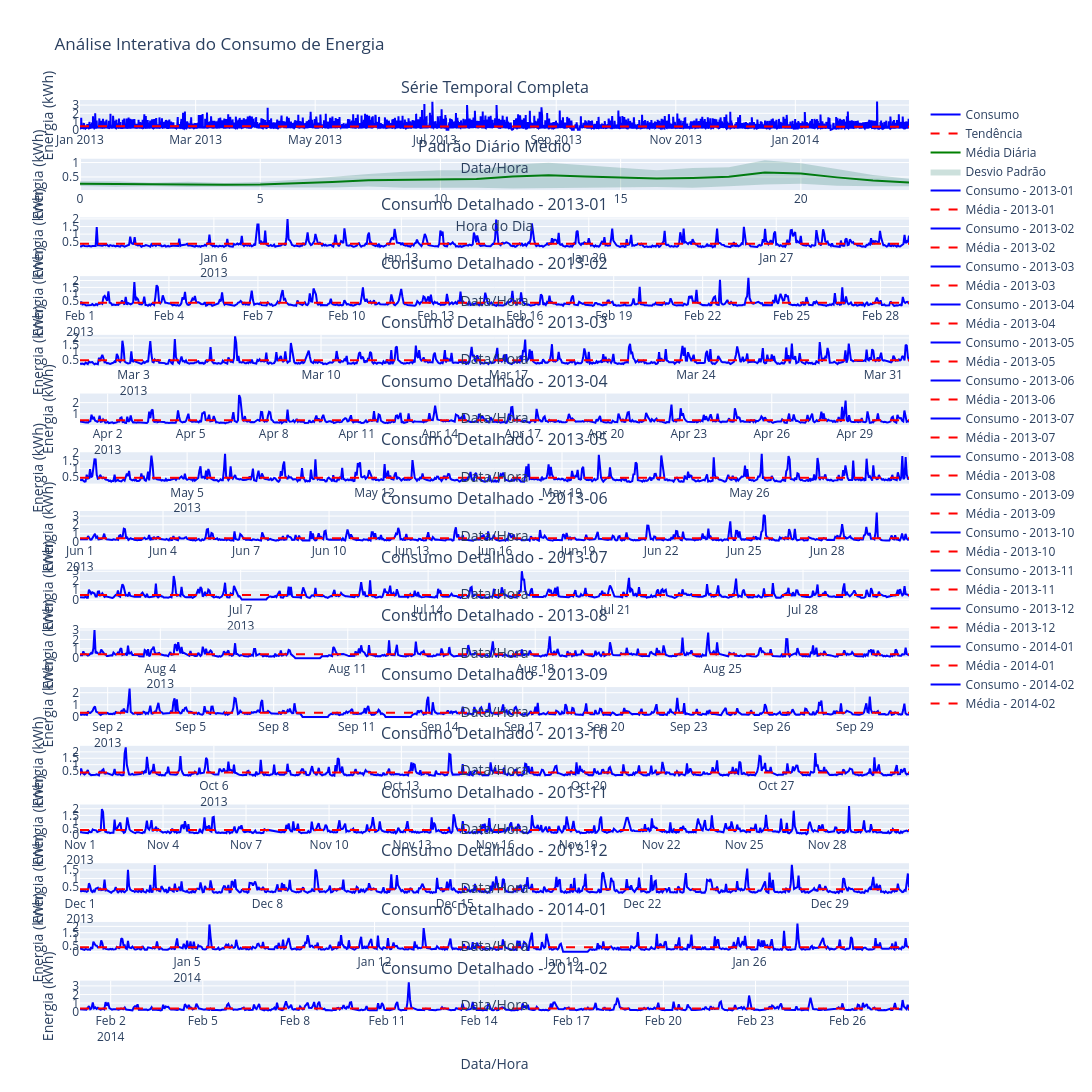

The cell this chart's notebook holds for it:
### Code cell
fig = plot_energy_dashboard(df)
if fig is not None:
    fig.show()

### Figure 1 — Plotly figure (JSON) as saved in the notebook; plotly's stock layout.template omitted (floating-point values rounded to 4 significant figures; data arrays with more than 128 entries replaced by an {"elided": "..."} marker saying what was removed)
{"data": [{"hovertemplate": "%{x}<br>Consumo: %{y:.2f} kWh<extra></extra>", "line": {"color": "blue"}, "name": "Consumo", "type": "scatter", "x": {"elided": "10153 str values"}, "xaxis": "x", "y": {"elided": "10153 float values"}, "yaxis": "y"}, {"hovertemplate": "Tendência: %{y:.2f} kWh<extra></extra>", "line": {"color": "red", "dash": "dash"}, "name": "Tendência", "type": "scatter", "x": {"elided": "10153 str values"}, "xaxis": "x", "y": {"elided": "10153 float values"}, "yaxis": "y"}, {"hovertemplate": "Hora: %{x}<br>Média: %{y:.2f} kWh<extra></extra>", "line": {"color": "green"}, "name": "Média Diária", "type": "scatter", "x": [0, 1, 2, 3, 4, 5, 6, 7, 8, 9, 10, 11, 12, 13, 14, 15, 16, 17, 18, 19, 20, 21, 22, 23], "xaxis": "x2", "y": [0.2681, 0.2539, 0.2385, 0.2396, 0.2283, 0.2397, 0.2705, 0.3229, 0.3831, 0.3998, 0.4234, 0.4295, 0.515, 0.5572, 0.5144, 0.4757, 0.4423, 0.467, 0.5068, 0.6572, 0.6188, 0.4853, 0.3727, 0.3071], "yaxis": "y2"}, {"fill": "toself", "fillcolor": "rgba(0,100,80,0.2)", "hovertemplate": "Desvio Padrão<extra></extra>", "line": {"color": "rgba(255,255,255,0)"}, "name": "Desvio Padrão", "showlegend": true, "type": "scatter", "x": [0, 1, 2, 3, 4, 5, 6, 7, 8, 9, 10, 11, 12, 13, 14, 15, 16, 17, 18, 19, 20, 21, 22, 23, 23, 22, 21, 20, 19, 18, 17, 16, 15, 14, 13, 12, 11, 10, 9, 8, 7, 6, 5, 4, 3, 2, 1, 0], "xaxis": "x2", "y": [0.3508, 0.3475, 0.3009, 0.3297, 0.2942, 0.3277, 0.4028, 0.5092, 0.5995, 0.6782, 0.7359, 0.7334, 0.9304, 0.9942, 0.9018, 0.8163, 0.7318, 0.8124, 0.8368, 1.078, 0.977, 0.7756, 0.5712, 0.4407, 0.1736, 0.1742, 0.195, 0.2605, 0.2361, 0.1769, 0.1216, 0.1528, 0.1351, 0.1269, 0.1201, 0.09974, 0.1255, 0.111, 0.1213, 0.1667, 0.1366, 0.1382, 0.1517, 0.1623, 0.1495, 0.1761, 0.1603, 0.1854], "yaxis": "y2"}, {"hovertemplate": "%{x}<br>Consumo: %{y:.2f} kWh<br>Média: 0.37 kWh<br>Máx: 1.99 kWh<br>Mín: 0.14 kWh<br>Desvio: 0.27 kWh<extra></extra>", "line": {"color": "blue"}, "name": "Consumo - 2013-01", "type": "scatter", "x": {"elided": "744 str values"}, "xaxis": "x3", "y": {"elided": "744 float values"}, "yaxis": "y3"}, {"hovertemplate": "Média: 0.37 kWh<extra></extra>", "line": {"color": "red", "dash": "dash"}, "name": "Média - 2013-01", "type": "scatter", "x": {"elided": "744 str values"}, "xaxis": "x3", "y": {"elided": "744 float values"}, "yaxis": "y3"}, {"hovertemplate": "%{x}<br>Consumo: %{y:.2f} kWh<br>Média: 0.37 kWh<br>Máx: 2.21 kWh<br>Mín: 0.15 kWh<br>Desvio: 0.27 kWh<extra></extra>", "line": {"color": "blue"}, "name": "Consumo - 2013-02", "type": "scatter", "x": {"elided": "672 str values"}, "xaxis": "x4", "y": {"elided": "672 float values"}, "yaxis": "y4"}, {"hovertemplate": "Média: 0.37 kWh<extra></extra>", "line": {"color": "red", "dash": "dash"}, "name": "Média - 2013-02", "type": "scatter", "x": {"elided": "672 str values"}, "xaxis": "x4", "y": {"elided": "672 float values"}, "yaxis": "y4"}, {"hovertemplate": "%{x}<br>Consumo: %{y:.2f} kWh<br>Média: 0.44 kWh<br>Máx: 2.11 kWh<br>Mín: 0.13 kWh<br>Desvio: 0.31 kWh<extra></extra>", "line": {"color": "blue"}, "name": "Consumo - 2013-03", "type": "scatter", "x": {"elided": "744 str values"}, "xaxis": "x5", "y": {"elided": "744 float values"}, "yaxis": "y5"}, {"hovertemplate": "Média: 0.44 kWh<extra></extra>", "line": {"color": "red", "dash": "dash"}, "name": "Média - 2013-03", "type": "scatter", "x": {"elided": "744 str values"}, "xaxis": "x5", "y": {"elided": "744 float values"}, "yaxis": "y5"}, {"hovertemplate": "%{x}<br>Consumo: %{y:.2f} kWh<br>Média: 0.44 kWh<br>Máx: 2.67 kWh<br>Mín: 0.15 kWh<br>Desvio: 0.30 kWh<extra></extra>", "line": {"color": "blue"}, "name": "Consumo - 2013-04", "type": "scatter", "x": {"elided": "720 str values"}, "xaxis": "x6", "y": {"elided": "720 float values"}, "yaxis": "y6"}, {"hovertemplate": "Média: 0.44 kWh<extra></extra>", "line": {"color": "red", "dash": "dash"}, "name": "Média - 2013-04", "type": "scatter", "x": {"elided": "720 str values"}, "xaxis": "x6", "y": {"elided": "720 float values"}, "yaxis": "y6"}, {"hovertemplate": "%{x}<br>Consumo: %{y:.2f} kWh<br>Média: 0.43 kWh<br>Máx: 1.96 kWh<br>Mín: 0.15 kWh<br>Desvio: 0.30 kWh<extra></extra>", "line": {"color": "blue"}, "name": "Consumo - 2013-05", "type": "scatter", "x": {"elided": "744 str values"}, "xaxis": "x7", "y": {"elided": "744 float values"}, "yaxis": "y7"}, {"hovertemplate": "Média: 0.43 kWh<extra></extra>", "line": {"color": "red", "dash": "dash"}, "name": "Média - 2013-05", "type": "scatter", "x": {"elided": "744 str values"}, "xaxis": "x7", "y": {"elided": "744 float values"}, "yaxis": "y7"}, {"hovertemplate": "%{x}<br>Consumo: %{y:.2f} kWh<br>Média: 0.44 kWh<br>Máx: 3.41 kWh<br>Mín: 0.15 kWh<br>Desvio: 0.35 kWh<extra></extra>", "line": {"color": "blue"}, "name": "Consumo - 2013-06", "type": "scatter", "x": {"elided": "720 str values"}, "xaxis": "x8", "y": {"elided": "720 float values"}, "yaxis": "y8"}, {"hovertemplate": "Média: 0.44 kWh<extra></extra>", "line": {"color": "red", "dash": "dash"}, "name": "Média - 2013-06", "type": "scatter", "x": {"elided": "720 str values"}, "xaxis": "x8", "y": {"elided": "720 float values"}, "yaxis": "y8"}, {"hovertemplate": "%{x}<br>Consumo: %{y:.2f} kWh<br>Média: 0.48 kWh<br>Máx: 3.00 kWh<br>Mín: 0.00 kWh<br>Desvio: 0.37 kWh<extra></extra>", "line": {"color": "blue"}, "name": "Consumo - 2013-07", "type": "scatter", "x": {"elided": "744 str values"}, "xaxis": "x9", "y": {"elided": "744 float values"}, "yaxis": "y9"}, {"hovertemplate": "Média: 0.48 kWh<extra></extra>", "line": {"color": "red", "dash": "dash"}, "name": "Média - 2013-07", "type": "scatter", "x": {"elided": "744 str values"}, "xaxis": "x9", "y": {"elided": "744 float values"}, "yaxis": "y9"}, {"hovertemplate": "%{x}<br>Consumo: %{y:.2f} kWh<br>Média: 0.43 kWh<br>Máx: 3.01 kWh<br>Mín: 0.00 kWh<br>Desvio: 0.33 kWh<extra></extra>", "line": {"color": "blue"}, "name": "Consumo - 2013-08", "type": "scatter", "x": {"elided": "744 str values"}, "xaxis": "x10", "y": {"elided": "744 float values"}, "yaxis": "y10"}, {"hovertemplate": "Média: 0.43 kWh<extra></extra>", "line": {"color": "red", "dash": "dash"}, "name": "Média - 2013-08", "type": "scatter", "x": {"elided": "744 str values"}, "xaxis": "x10", "y": {"elided": "744 float values"}, "yaxis": "y10"}, {"hovertemplate": "%{x}<br>Consumo: %{y:.2f} kWh<br>Média: 0.35 kWh<br>Máx: 2.33 kWh<br>Mín: 0.00 kWh<br>Desvio: 0.26 kWh<extra></extra>", "line": {"color": "blue"}, "name": "Consumo - 2013-09", "type": "scatter", "x": {"elided": "720 str values"}, "xaxis": "x11", "y": {"elided": "720 float values"}, "yaxis": "y11"}, {"hovertemplate": "Média: 0.35 kWh<extra></extra>", "line": {"color": "red", "dash": "dash"}, "name": "Média - 2013-09", "type": "scatter", "x": {"elided": "720 str values"}, "xaxis": "x11", "y": {"elided": "720 float values"}, "yaxis": "y11"}, {"hovertemplate": "%{x}<br>Consumo: %{y:.2f} kWh<br>Média: 0.39 kWh<br>Máx: 2.35 kWh<br>Mín: 0.15 kWh<br>Desvio: 0.29 kWh<extra></extra>", "line": {"color": "blue"}, "name": "Consumo - 2013-10", "type": "scatter", "x": {"elided": "744 str values"}, "xaxis": "x12", "y": {"elided": "744 float values"}, "yaxis": "y12"}, {"hovertemplate": "Média: 0.39 kWh<extra></extra>", "line": {"color": "red", "dash": "dash"}, "name": "Média - 2013-10", "type": "scatter", "x": {"elided": "744 str values"}, "xaxis": "x12", "y": {"elided": "744 float values"}, "yaxis": "y12"}, {"hovertemplate": "%{x}<br>Consumo: %{y:.2f} kWh<br>Média: 0.40 kWh<br>Máx: 2.20 kWh<br>Mín: 0.07 kWh<br>Desvio: 0.29 kWh<extra></extra>", "line": {"color": "blue"}, "name": "Consumo - 2013-11", "type": "scatter", "x": {"elided": "720 str values"}, "xaxis": "x13", "y": {"elided": "720 float values"}, "yaxis": "y13"}, {"hovertemplate": "Média: 0.40 kWh<extra></extra>", "line": {"color": "red", "dash": "dash"}, "name": "Média - 2013-11", "type": "scatter", "x": {"elided": "720 str values"}, "xaxis": "x13", "y": {"elided": "720 float values"}, "yaxis": "y13"}, {"hovertemplate": "%{x}<br>Consumo: %{y:.2f} kWh<br>Média: 0.36 kWh<br>Máx: 1.81 kWh<br>Mín: 0.14 kWh<br>Desvio: 0.25 kWh<extra></extra>", "line": {"color": "blue"}, "name": "Consumo - 2013-12", "type": "scatter", "x": {"elided": "744 str values"}, "xaxis": "x14", "y": {"elided": "744 float values"}, "yaxis": "y14"}, {"hovertemplate": "Média: 0.36 kWh<extra></extra>", "line": {"color": "red", "dash": "dash"}, "name": "Média - 2013-12", "type": "scatter", "x": {"elided": "744 str values"}, "xaxis": "x14", "y": {"elided": "744 float values"}, "yaxis": "y14"}, {"hovertemplate": "%{x}<br>Consumo: %{y:.2f} kWh<br>Média: 0.36 kWh<br>Máx: 2.23 kWh<br>Mín: 0.00 kWh<br>Desvio: 0.28 kWh<extra></extra>", "line": {"color": "blue"}, "name": "Consumo - 2014-01", "type": "scatter", "x": {"elided": "744 str values"}, "xaxis": "x15", "y": {"elided": "744 float values"}, "yaxis": "y15"}, {"hovertemplate": "Média: 0.36 kWh<extra></extra>", "line": {"color": "red", "dash": "dash"}, "name": "Média - 2014-01", "type": "scatter", "x": {"elided": "744 str values"}, "xaxis": "x15", "y": {"elided": "744 float values"}, "yaxis": "y15"}, {"hovertemplate": "%{x}<br>Consumo: %{y:.2f} kWh<br>Média: 0.37 kWh<br>Máx: 3.43 kWh<br>Mín: 0.14 kWh<br>Desvio: 0.28 kWh<extra></extra>", "line": {"color": "blue"}, "name": "Consumo - 2014-02", "type": "scatter", "x": {"elided": "649 str values"}, "xaxis": "x16", "y": {"elided": "649 float values"}, "yaxis": "y16"}, {"hovertemplate": "Média: 0.37 kWh<extra></extra>", "line": {"color": "red", "dash": "dash"}, "name": "Média - 2014-02", "type": "scatter", "x": {"elided": "649 str values"}, "xaxis": "x16", "y": {"elided": "649 float values"}, "yaxis": "y16"}], "layout": {"annotations": [{"font": {"size": 16}, "showarrow": false, "text": "Série Temporal Completa", "x": 0.5, "xanchor": "center", "xref": "paper", "y": 1.0, "yanchor": "bottom", "yref": "paper"}, {"font": {"size": 16}, "showarrow": false, "text": "Padrão Diário Médio", "x": 0.5, "xanchor": "center", "xref": "paper", "y": 0.9356, "yanchor": "bottom", "yref": "paper"}, {"font": {"size": 16}, "showarrow": false, "text": "Consumo Detalhado - 2013-01", "x": 0.5, "xanchor": "center", "xref": "paper", "y": 0.8712, "yanchor": "bottom", "yref": "paper"}, {"font": {"size": 16}, "showarrow": false, "text": "Consumo Detalhado - 2013-02", "x": 0.5, "xanchor": "center", "xref": "paper", "y": 0.8069, "yanchor": "bottom", "yref": "paper"}, {"font": {"size": 16}, "showarrow": false, "text": "Consumo Detalhado - 2013-03", "x": 0.5, "xanchor": "center", "xref": "paper", "y": 0.7425, "yanchor": "bottom", "yref": "paper"}, {"font": {"size": 16}, "showarrow": false, "text": "Consumo Detalhado - 2013-04", "x": 0.5, "xanchor": "center", "xref": "paper", "y": 0.6781, "yanchor": "bottom", "yref": "paper"}, {"font": {"size": 16}, "showarrow": false, "text": "Consumo Detalhado - 2013-05", "x": 0.5, "xanchor": "center", "xref": "paper", "y": 0.6138, "yanchor": "bottom", "yref": "paper"}, {"font": {"size": 16}, "showarrow": false, "text": "Consumo Detalhado - 2013-06", "x": 0.5, "xanchor": "center", "xref": "paper", "y": 0.5494, "yanchor": "bottom", "yref": "paper"}, {"font": {"size": 16}, "showarrow": false, "text": "Consumo Detalhado - 2013-07", "x": 0.5, "xanchor": "center", "xref": "paper", "y": 0.485, "yanchor": "bottom", "yref": "paper"}, {"font": {"size": 16}, "showarrow": false, "text": "Consumo Detalhado - 2013-08", "x": 0.5, "xanchor": "center", "xref": "paper", "y": 0.4206, "yanchor": "bottom", "yref": "paper"}, {"font": {"size": 16}, "showarrow": false, "text": "Consumo Detalhado - 2013-09", "x": 0.5, "xanchor": "center", "xref": "paper", "y": 0.3563, "yanchor": "bottom", "yref": "paper"}, {"font": {"size": 16}, "showarrow": false, "text": "Consumo Detalhado - 2013-10", "x": 0.5, "xanchor": "center", "xref": "paper", "y": 0.2919, "yanchor": "bottom", "yref": "paper"}, {"font": {"size": 16}, "showarrow": false, "text": "Consumo Detalhado - 2013-11", "x": 0.5, "xanchor": "center", "xref": "paper", "y": 0.2275, "yanchor": "bottom", "yref": "paper"}, {"font": {"size": 16}, "showarrow": false, "text": "Consumo Detalhado - 2013-12", "x": 0.5, "xanchor": "center", "xref": "paper", "y": 0.1631, "yanchor": "bottom", "yref": "paper"}, {"font": {"size": 16}, "showarrow": false, "text": "Consumo Detalhado - 2014-01", "x": 0.5, "xanchor": "center", "xref": "paper", "y": 0.09875, "yanchor": "bottom", "yref": "paper"}, {"font": {"size": 16}, "showarrow": false, "text": "Consumo Detalhado - 2014-02", "x": 0.5, "xanchor": "center", "xref": "paper", "y": 0.03438, "yanchor": "bottom", "yref": "paper"}], "height": 6400, "hovermode": "x unified", "showlegend": true, "title": {"text": "Análise Interativa do Consumo de Energia"}, "width": 1200, "xaxis": {"anchor": "y", "domain": [0, 1], "title": {"text": "Data/Hora"}}, "xaxis10": {"anchor": "y10", "domain": [0, 1], "title": {"text": "Data/Hora"}}, "xaxis11": {"anchor": "y11", "domain": [0, 1], "title": {"text": "Data/Hora"}}, "xaxis12": {"anchor": "y12", "domain": [0, 1], "title": {"text": "Data/Hora"}}, "xaxis13": {"anchor": "y13", "domain": [0, 1], "title": {"text": "Data/Hora"}}, "xaxis14": {"anchor": "y14", "domain": [0, 1], "title": {"text": "Data/Hora"}}, "xaxis15": {"anchor": "y15", "domain": [0, 1], "title": {"text": "Data/Hora"}}, "xaxis16": {"anchor": "y16", "domain": [0, 1], "title": {"text": "Data/Hora"}}, "xaxis2": {"anchor": "y2", "domain": [0, 1], "title": {"text": "Hora do Dia"}}, "xaxis3": {"anchor": "y3", "domain": [0, 1], "title": {"text": "Data/Hora"}}, "xaxis4": {"anchor": "y4", "domain": [0, 1], "title": {"text": "Data/Hora"}}, "xaxis5": {"anchor": "y5", "domain": [0, 1], "title": {"text": "Data/Hora"}}, "xaxis6": {"anchor": "y6", "domain": [0, 1], "title": {"text": "Data/Hora"}}, "xaxis7": {"anchor": "y7", "domain": [0, 1], "title": {"text": "Data/Hora"}}, "xaxis8": {"anchor": "y8", "domain": [0, 1], "title": {"text": "Data/Hora"}}, "xaxis9": {"anchor": "y9", "domain": [0, 1], "title": {"text": "Data/Hora"}}, "yaxis": {"anchor": "x", "domain": [0.9656, 1.0], "title": {"text": "Energia (kWh)"}}, "yaxis10": {"anchor": "x10", "domain": [0.3862, 0.4206], "title": {"text": "Energia (kWh)"}}, "yaxis11": {"anchor": "x11", "domain": [0.3219, 0.3563], "title": {"text": "Energia (kWh)"}}, "yaxis12": {"anchor": "x12", "domain": [0.2575, 0.2919], "title": {"text": "Energia (kWh)"}}, "yaxis13": {"anchor": "x13", "domain": [0.1931, 0.2275], "title": {"text": "Energia (kWh)"}}, "yaxis14": {"anchor": "x14", "domain": [0.1288, 0.1631], "title": {"text": "Energia (kWh)"}}, "yaxis15": {"anchor": "x15", "domain": [0.06438, 0.09875], "title": {"text": "Energia (kWh)"}}, "yaxis16": {"anchor": "x16", "domain": [0, 0.03438], "title": {"text": "Energia (kWh)"}}, "yaxis2": {"anchor": "x2", "domain": [0.9012, 0.9356], "title": {"text": "Energia (kWh)"}}, "yaxis3": {"anchor": "x3", "domain": [0.8369, 0.8712], "title": {"text": "Energia (kWh)"}}, "yaxis4": {"anchor": "x4", "domain": [0.7725, 0.8069], "title": {"text": "Energia (kWh)"}}, "yaxis5": {"anchor": "x5", "domain": [0.7081, 0.7425], "title": {"text": "Energia (kWh)"}}, "yaxis6": {"anchor": "x6", "domain": [0.6437, 0.6781], "title": {"text": "Energia (kWh)"}}, "yaxis7": {"anchor": "x7", "domain": [0.5794, 0.6138], "title": {"text": "Energia (kWh)"}}, "yaxis8": {"anchor": "x8", "domain": [0.515, 0.5494], "title": {"text": "Energia (kWh)"}}, "yaxis9": {"anchor": "x9", "domain": [0.4506, 0.485], "title": {"text": "Energia (kWh)"}}}}
